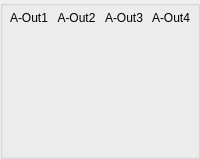
    <widget class="QGroupBox" name="groupBox_4">
     <property name="styleSheet">
      <string notr="true"/>
     </property>
     <property name="title">
      <string/>
     </property>
     <layout class="QGridLayout" name="gridLayout_3">
      <property name="leftMargin">
       <number>5</number>
      </property>
      <property name="topMargin">
       <number>5</number>
      </property>
      <property name="rightMargin">
       <number>5</number>
      </property>
      <property name="bottomMargin">
       <number>5</number>
      </property>
      <property name="spacing">
       <number>5</number>
      </property>
      <item row="1" column="3" alignment="Qt::AlignLeft">
       <widget class="VolumeWidget" name="Meter_Out_4" native="true">
        <property name="minimumSize">
         <size>
          <width>33</width>
          <height>121</height>
         </size>
        </property>
        <property name="maximumSize">
         <size>
          <width>33</width>
          <height>121</height>
         </size>
        </property>
        <property name="MaxValue" stdset="0">
         <number>0</number>
        </property>
        <property name="MinValue" stdset="0">
         <number>-100</number>
        </property>
        <property name="SingleTrack" stdset="0">
         <bool>true</bool>
        </property>
        <property name="ScaleLabel" stdset="0">
         <bool>true</bool>
        </property>
       </widget>
      </item>
      <item row="1" column="0" alignment="Qt::AlignLeft">
       <widget class="VolumeWidget" name="Meter_Out_1" native="true">
        <property name="minimumSize">
         <size>
          <width>33</width>
          <height>121</height>
         </size>
        </property>
        <property name="maximumSize">
         <size>
          <width>33</width>
          <height>121</height>
         </size>
        </property>
        <property name="MaxValue" stdset="0">
         <number>0</number>
        </property>
        <property name="MinValue" stdset="0">
         <number>-100</number>
        </property>
        <property name="SingleTrack" stdset="0">
         <bool>true</bool>
        </property>
        <property name="ScaleLabel" stdset="0">
         <bool>true</bool>
        </property>
       </widget>
      </item>
      <item row="1" column="2" alignment="Qt::AlignLeft">
       <widget class="VolumeWidget" name="Meter_Out_3" native="true">
        <property name="minimumSize">
         <size>
          <width>33</width>
          <height>121</height>
         </size>
        </property>
        <property name="maximumSize">
         <size>
          <width>33</width>
          <height>121</height>
         </size>
        </property>
        <property name="MaxValue" stdset="0">
         <number>0</number>
        </property>
        <property name="MinValue" stdset="0">
         <number>-100</number>
        </property>
        <property name="SingleTrack" stdset="0">
         <bool>true</bool>
        </property>
        <property name="ScaleLabel" stdset="0">
         <bool>true</bool>
        </property>
       </widget>
      </item>
      <item row="1" column="1" alignment="Qt::AlignLeft">
       <widget class="VolumeWidget" name="Meter_Out_2" native="true">
        <property name="minimumSize">
         <size>
          <width>33</width>
          <height>121</height>
         </size>
        </property>
        <property name="maximumSize">
         <size>
          <width>33</width>
          <height>121</height>
         </size>
        </property>
        <property name="MaxValue" stdset="0">
         <number>0</number>
        </property>
        <property name="MinValue" stdset="0">
         <number>-100</number>
        </property>
        <property name="SingleTrack" stdset="0">
         <bool>true</bool>
        </property>
        <property name="ScaleLabel" stdset="0">
         <bool>true</bool>
        </property>
       </widget>
      </item>
      <item row="0" column="0">
       <widget class="QLabel" name="label_21">
        <property name="lineWidth">
         <number>1</number>
        </property>
        <property name="text">
         <string>A-Out1</string>
        </property>
        <property name="alignment">
         <set>Qt::AlignCenter</set>
        </property>
       </widget>
      </item>
      <item row="0" column="1">
       <widget class="QLabel" name="label_18">
        <property name="lineWidth">
         <number>1</number>
        </property>
        <property name="text">
         <string>A-Out2</string>
        </property>
        <property name="alignment">
         <set>Qt::AlignCenter</set>
        </property>
       </widget>
      </item>
      <item row="0" column="2">
       <widget class="QLabel" name="label_19">
        <property name="lineWidth">
         <number>1</number>
        </property>
        <property name="text">
         <string>A-Out3</string>
        </property>
        <property name="alignment">
         <set>Qt::AlignCenter</set>
        </property>
       </widget>
      </item>
      <item row="0" column="3">
       <widget class="QLabel" name="label_17">
        <property name="lineWidth">
         <number>1</number>
        </property>
        <property name="text">
         <string>A-Out4</string>
        </property>
        <property name="alignment">
         <set>Qt::AlignCenter</set>
        </property>
       </widget>
      </item>
     </layout>
    </widget>
